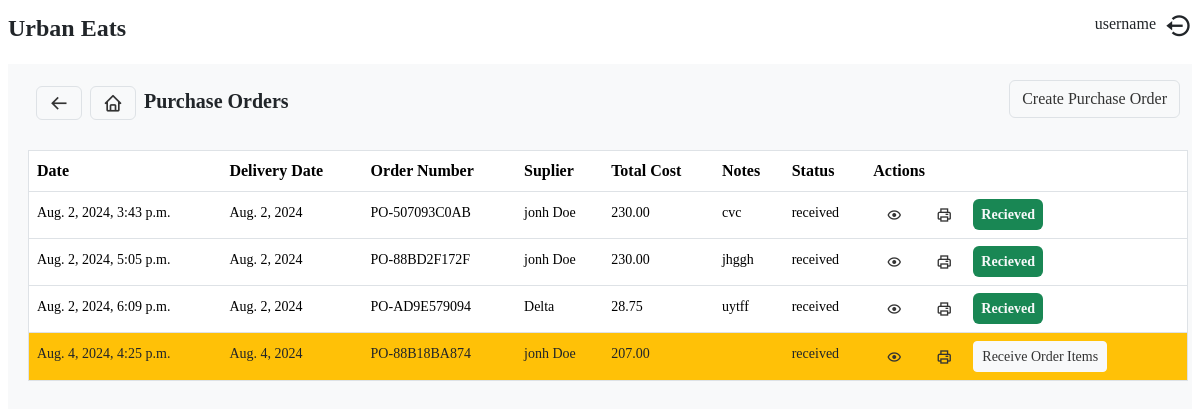
Page /inventory/purchase_orders/list/ on the earlier database version.
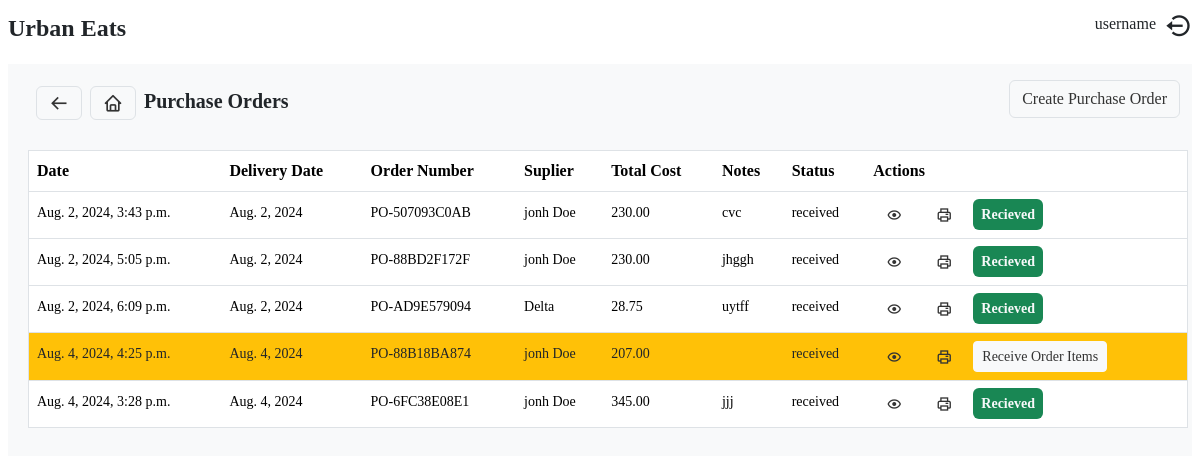
Same page on the later database version.
### inventory/models.py (models this page shows, shortened)
class PurchaseOrder(models.Model):
    status_choices = [
        ('pending', 'Pending'),
        ('ordered', 'Ordered'),
        ('received', 'Received'),
        ('canceled', 'Canceled')
    ]
    order_number = models.CharField(max_length=100, unique=True)
    supplier = models.ForeignKey(Supplier, on_delete=models.SET_NULL, null=True)
    order_date = models.DateTimeField(default=datetime.datetime.today())
    delivery_date = models.DateField(null=True, blank=True)
    total_cost = models.DecimalField(max_digits=15, decimal_places=2, default=0.00)
    status = models.CharField(max_length=50, choices=status_choices, default='pending')
    notes = models.TextField(null=True, blank=True)
    discount = models.DecimalField(max_digits=15, decimal_places=2, default=0.00)
    tax_amount = models.DecimalField(max_digits=15, decimal_places=2, default=0.00)
    handling_amount = models.DecimalField(max_digits=15, decimal_places=2, default=0.00)
    other_amount = models.DecimalField(max_digits=15, decimal_places=2, default=0.00)
    is_partial = models.BooleanField(default=False)
    received = models.BooleanField(default=False)

class Supplier(models.Model):
    name = models.CharField(max_length=255)
    contact_name = models.CharField(max_length=255)
    email = models.EmailField()
    phone = models.CharField(max_length=20)
    address = models.TextField()

### inventory/views.py (the view)
# urls.py: path('purchase_orders/list/', purchase_orders, name='purchase_orders'),
def purchase_orders(request):
    form = CreateOrderForm()
    status_form = PurchaseOrderStatus()
    orders = PurchaseOrder.objects.filter()
    return render(request, 'inventory/purchase_orders.html',
        {
            'form':form,
            'orders':orders,
            'status_form':status_form
        }
    )

### templates/inventory/purchase_orders.html (shortened to what the changed rows need)
{% extends "base.html" %}
{% load static%}
{% load crispy_forms_tags %}
{% block content %}
   <div class="inventory">
        <div>
            <div class=" mt-2 w-100">
                <table class='table border table-hover rounded p-2' id='order_table' style="width: 100%;" >
                        <thead class='bg-primary'>
                            <tr>
                                <th>Date</th>
                                <th>Delivery Date</th>
                                <th>Order Number</th>
                                <th>Suplier</th>
                                <th>Total Cost</th>
                                <th>Notes</th>
                                <th>Status</th>
                                <th>Actions</th>
                            </tr>
                            </thead>
                        <tbody>
                            {% for order in orders %}
                                <tr>
                                    <td class="{% if order.is_partial %}bg-warning text-dark{% endif %}" data-id={{ order.id }}><small>{{ order.order_date }}</small></td>
                                    <td class="{% if order.is_partial %}bg-warning text-dark{% endif %}" data-id={{ order.id }}><small>{{ order.delivery_date }}</small></td>
                                    <td class="{% if order.is_partial %}bg-warning text-dark{% endif %}" data-id={{ order.id }}><small>{{ order.order_number }}</small></td>
                                    <td class="{% if order.is_partial %}bg-warning text-dark{% endif %}" data-id={{ order.id }}><small>{{ order.supplier.name }}</small></td>
                                    <td class="{% if order.is_partial %}bg-warning text-dark{% endif %}" data-id={{ order.id }}><small>{{ order.total_cost }}</small></td>
                                    <td class="{% if order.is_partial %}bg-warning text-dark{% endif %}" data-id={{ order.id }}><small>{{ order.notes }}</small></td>
                                    <td class="{% if order.is_partial %}bg-warning text-dark{% endif %}" data-id={{ order.id }}><small>{{ order.status }}</small></td>
                                    <td class="{% if order.is_partial %}bg-warning text-dark{% endif %}">
                                        <a href="{% url 'inventory:purchase_order_detail' order.id %}" class="btn bx bx-show"></a>
                                        <a href="{% url 'inventory:print_purchase_order' order.id %}" class="btn bx bx-printer mx-1"></a>
                                        {% if order.status != 'received' %}
                                            <button class="btn btn-sm btn-light" data-id={{ order.id }} onclick="status(this)">Change Status</button>
                                        {% else %}
                                            {% if order.received %}
                                                <small class="bg-success fw-bold text-light p-2 rounded text-center w-100">Recieved</small>
                                            {% else %}
                                                <a href="{% url 'inventory:receive_order' order.id %}" class="btn btn-sm btn-light">Receive Order Items</a>
                                            {% endif %}
                                        {% endif %}
                                    </td>
                                </tr>
                            {% endfor %}
                        </tbody>
                </table>
            </div>
        </div>
   </div>
{% endblock content %}

Differences in the rows shown:
added PurchaseOrder: order_date "Aug. 4, 2024, 3:28 p.m.", delivery_date "Aug. 4, 2024", order_number "PO-6FC38E08E1", supplier.name "jonh Doe", total_cost "345.00", notes "jjj", status "received", received "Recieved"
